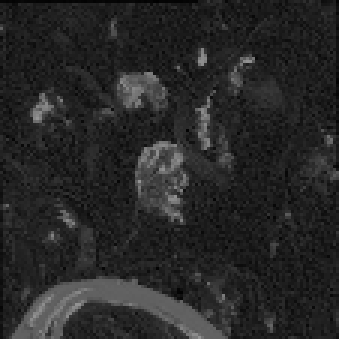
#> input picture data/DOWN.png, 113 x 113 px (shown 3 times larger)
$ python create_synthetic_burst.py --input ../data/DOWN.png
#> lines starting #> are read from the running program, lines starting #| are printed output that depends on the picture
#!/usr/bin/env python3
"""
Create a synthetic burst dataset from a high-resolution (HR) image.

This script generates a synthetic burst with random shifts, adds realistic noise profiles,
and outputs the data in the format required by the handheld super-resolution pipeline.
"""

import os
import numpy as np
import cv2
from pathlib import Path
import matplotlib.pyplot as plt
import argparse
from scipy.ndimage import gaussian_filter
from tqdm import tqdm
from scipy import ndimage

def load_hr_image(hr_image_path, grayscale=False):
    """
    Load a high-resolution image from the specified path.

    Args:
        hr_image_path: Path to the HR image file
        grayscale: Whether to convert image to grayscale or keep RGB

    Returns:
        hr_image: High-resolution image as numpy array
    """
#> called with grayscale = False
    hr_path = Path(hr_image_path)

    if not hr_path.exists():
        raise ValueError(f"Input image not found: {hr_path}")

    print(f"Loading HR image: {hr_path.name}")
    hr_img = cv2.imread(str(hr_path))
#> hr_img is the input picture: shape (113, 113, 3); min 1, max 150, mean 39.1

    if hr_img is None:
        raise ValueError(f"Could not load image: {hr_path}")

    # Convert BGR to RGB
    hr_img = cv2.cvtColor(hr_img, cv2.COLOR_BGR2RGB)

    # Convert to grayscale if requested
    if grayscale and len(hr_img.shape) == 3:
        hr_img = np.dot(hr_img, [0.2989, 0.5870, 0.1140])

    # Normalize to [0, 1]
    hr_img = hr_img.astype(np.float32) / 255.0

    print(f"Loaded HR image with shape {hr_img.shape}")
#| Loaded HR image with shape (113, 113, 3)
    return hr_img

def pick_warps(n_warps, R_max=2):
    """
    Generate random warps/shifts for creating a burst.

    Args:
        n_warps: Number of warps to generate
        R_max: Maximum radius of shift

    Returns:
        warps: Array of random shifts with shape [n_warps, 2]
    """
    warps = R_max * (np.random.random((n_warps, 2)) - 0.5)  # between -R_max and R_max
    while True:
        norms = np.abs(warps[:, 0]) + np.abs(warps[:, 1])
        invalid = warps[norms > R_max]
        n_invalid = invalid.shape[0]
        if n_invalid == 0:
            break
        else:
            invalid = R_max * (np.random.random((n_invalid, 2)) - 0.5)

    return warps

def apply_blur(hr_image, sigma_blur=0.3):
    """
    Apply Gaussian blur to the HR image to simulate camera PSF.

    Args:
        hr_image: High-resolution input image
        sigma_blur: Gaussian blur sigma

    Returns:
        blurred_image: Blurred HR image
    """
#> called with sigma_blur = 0.3
    print(f"Applying Gaussian blur with sigma={sigma_blur}...")

    if len(hr_image.shape) == 3:  # RGB
        blurred = np.empty_like(hr_image)
        for c in range(hr_image.shape[2]):
            # Apply blur to each channel separately
            blurred[..., c] = gaussian_filter(hr_image[..., c], sigma=sigma_blur)
    else:  # Grayscale
        blurred = gaussian_filter(hr_image, sigma=sigma_blur)

    return blurred

def generate_warped_images(hr_blurred, warps):
    """
    Generate shifted versions of the HR image using the provided warps.

    Args:
        hr_blurred: Blurred HR image
        warps: Array of warps/shifts

    Returns:
        HR_warped: Array of warped images [num_frames, height, width, channels]
    """
    print("Generating warped images...")
    num_frames = warps.shape[0] + 1  # +1 for reference frame

    # Initialize array for warped images
    if len(hr_blurred.shape) == 3:  # RGB
        HR_warped = np.empty((num_frames, *hr_blurred.shape), dtype=np.float32)
    else:  # Grayscale
        HR_warped = np.empty((num_frames, *hr_blurred.shape), dtype=np.float32)

    # Add reference frame (unwarped)
    HR_warped[0] = hr_blurred

    # Apply warps to create shifted versions
    for j in tqdm(range(warps.shape[0]), desc="Applying shifts"):
        if len(hr_blurred.shape) == 3:  # RGB
            # Add 0 shift for color channel dimension
            shift_params = (*warps[j], 0)
            shifted = ndimage.shift(hr_blurred, shift_params)

            # Maintain average intensity per channel
            for c in range(hr_blurred.shape[2]):
                shifted[..., c] = shifted[..., c] * (
                    np.mean(hr_blurred[..., c]) /
                    np.mean(shifted[..., c])
                )
        else:  # Grayscale
            shifted = ndimage.shift(hr_blurred, warps[j])
            # Normalize to preserve mean intensity
            shifted = shifted * np.mean(hr_blurred) / np.mean(shifted)

        HR_warped[j+1] = shifted
#> this loop made 9 passes
#> pass 1, in generate_warped_images, `shifted = ndimage.shift(hr_blurred, shift_params)`:
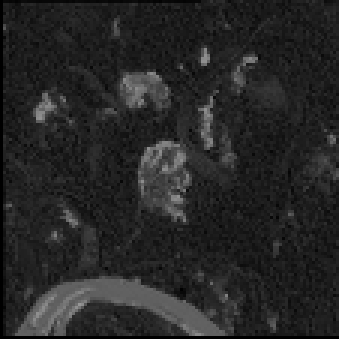
#> shifted: shape (113, 113, 3) float32 (shown 3 times larger); min 0, max 0.594, mean 0.151
#> pass 2, in generate_warped_images, `shifted = ndimage.shift(hr_blurred, shift_params)`:
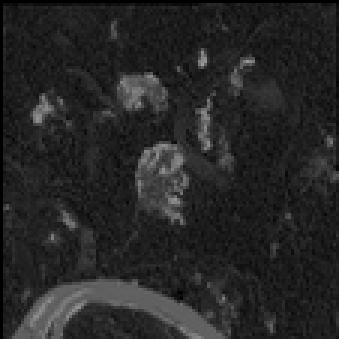
#> shifted: shape (113, 113, 3) float32 (shown 3 times larger); min 0, max 0.609, mean 0.152
#> pass 3, in generate_warped_images, `shifted = ndimage.shift(hr_blurred, shift_params)`:
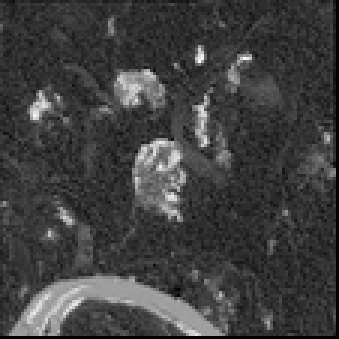
#> shifted: shape (113, 113, 3) float32 (shown 3 times larger); min -0.00406, max 0.613, mean 0.152; drawn with min black and max white
#> after the loop:
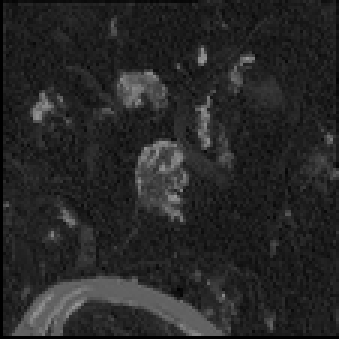
#> shifted: shape (113, 113, 3) float32 (shown 3 times larger); min 0, max 0.598, mean 0.154

    # Clip values to [0, 1] range
    return np.clip(HR_warped, 0, 1)

def downsample_images(HR_warped, factor=2):
    """
    Downsample the HR images by the specified factor.

    Args:
        HR_warped: Array of warped HR images
        factor: Downsampling factor

    Returns:
        downsampled: Array of downsampled images
    """
    print(f"Downsampling images by factor {factor}...")

    if len(HR_warped.shape) == 4:  # RGB
        downsampled = HR_warped[:, ::factor, ::factor, :]
    else:  # Grayscale
        downsampled = HR_warped[:, ::factor, ::factor]

    return downsampled

def generate_exposure_ratios(num_frames, exposure_variation=True):
    """
    Generate random exposure ratios for burst sequence.

    Args:
        num_frames: Number of frames in the burst
        exposure_variation: Whether to create varied exposures

    Returns:
        ratios: Array of exposure ratios
    """
    if not exposure_variation:
        # All frames have the same exposure
        return np.ones(num_frames, dtype=np.float32)

    print("Generating exposure ratios...")

    # Random values between 1.2 and 1.4
    alphas = np.random.random(num_frames - 1) * (1.4 - 1.2) + 1.2

    # Apply random powers for wider exposure range
    choices = np.array([-5, -4, -3, -2, -1, 0, 1, 2, 3, 4, 5])
    powers = np.random.choice(choices, size=num_frames - 1)
    ratios = alphas**powers

    # Add reference ratio (1.0) for first frame
    ratios = np.concatenate(([1.0], ratios))

    return ratios

def apply_noise(downsampled, ratios):
    """
    Apply realistic sensor noise to the downsampled images.

    Args:
        downsampled: Array of downsampled images
        ratios: Array of exposure ratios

    Returns:
        noised: Array of images with noise applied
    """
    print("Applying realistic sensor noise...")

    # Noise model parameters (from Synt_L1B_ME.py)
    a = 0.26
    b = 27
    bit_depth = 4095  # 12-bit normalization factor

    # Generate normalized noise
    normalised_noises = np.random.normal(0, 1, size=downsampled.shape)

    # Calculate noise standard deviation
    if len(downsampled.shape) == 4:  # RGB
        noise_std = np.sqrt(
            a * ratios[:, None, None, None] * downsampled * bit_depth + b
        ) / bit_depth

        # Apply noise and exposure ratios
        noised = downsampled * ratios[:, None, None, None] + noise_std * normalised_noises
    else:  # Grayscale
        noise_std = np.sqrt(
            a * ratios[:, None, None] * downsampled * bit_depth + b
        ) / bit_depth

        # Apply noise and exposure ratios
        noised = downsampled * ratios[:, None, None] + noise_std * normalised_noises

    # Clip values to [0, 1] range
    return np.clip(noised, 0, 1)

def generate_jittered_ratios(ratios, jitter_rates=[0, 0.05, 0.2]):
    """
    Generate jittered exposure ratios for different noise levels.

    Args:
        ratios: Original exposure ratios
        jitter_rates: List of jitter rates to generate

    Returns:
        jittered_ratios_dict: Dictionary mapping jitter rates to jittered ratios
    """
    print("Generating jittered exposure ratios...")

    jittered_ratios_dict = {}
    num_frames = len(ratios)

    for jitter_rate in jitter_rates:
        # First frame always has reference exposure
        jitter_noise = np.zeros(num_frames)

        # Apply jitter to remaining frames
        if jitter_rate > 0:
            jitter_noise[1:] = (np.random.random(num_frames - 1) * 2 - 1) * jitter_rate

        # Apply jitter to ratios
        noised_ratios = (1 + jitter_noise) * ratios
        jittered_ratios_dict[int(100 * jitter_rate)] = noised_ratios

    return jittered_ratios_dict

# [47 lines left out: function save_visualization, not called in this run]

def main():
    # Parse command-line arguments
    parser = argparse.ArgumentParser(description="Create a synthetic burst dataset from a high-resolution image")
    parser.add_argument("--input", type=str, required=True,
                        help="Path to input high-resolution image (PNG format)")
    parser.add_argument("--output-dir", type=str, default="data/synthetic_burst",
                        help="Directory to save generated dataset")
    parser.add_argument("--scale", type=int, default=2,
                        help="Downsampling factor for generating LR images")
    parser.add_argument("--grayscale", action="store_true",
                        help="Process image as grayscale")
    parser.add_argument("--num-frames", type=int, default=10,
                        help="Number of frames to generate in the synthetic burst")
    parser.add_argument("--max-shift", type=float, default=2.0,
                        help="Maximum shift (in pixels) for burst generation")
    parser.add_argument("--blur-sigma", type=float, default=0.3,
                        help="Blur sigma for simulating camera PSF")
    parser.add_argument("--exposure-variation", action="store_true", default=True,
                        help="Create burst with varied exposures (multi-exposure)")
    parser.add_argument("--viz", action="store_true",
                        help="Save visualization of the generated burst")
    parser.add_argument("--seed", type=int, default=42,
                        help="Random seed for reproducibility")
    args = parser.parse_args()

    # Set random seed for reproducibility
    np.random.seed(args.seed)

    # Set paths
    input_path = Path(args.input)
    output_dir = Path(args.output_dir)
    output_dir.mkdir(parents=True, exist_ok=True)

    # Load the high-resolution image
    hr_image = load_hr_image(input_path, grayscale=args.grayscale)

    # Save the original HR image
    hr_gt_path = output_dir / 'hr_ground_truth.png'
    if len(hr_image.shape) == 3:  # RGB
        cv2.imwrite(str(hr_gt_path), cv2.cvtColor((hr_image * 255).astype(np.uint8), cv2.COLOR_RGB2BGR))
    else:  # Grayscale
        cv2.imwrite(str(hr_gt_path), (hr_image * 255).astype(np.uint8))
    print(f"Saved original HR image to {hr_gt_path}")

    # Apply blur to HR image
    hr_blurred = apply_blur(hr_image, sigma_blur=args.blur_sigma)

    # Generate random warps
    warps = pick_warps(args.num_frames - 1, R_max=args.max_shift)

    # Generate warped images
    HR_warped = generate_warped_images(hr_blurred, warps)

    # Downsample images
    downsampled = downsample_images(HR_warped, factor=args.scale)

    # Generate exposure ratios
    ratios = generate_exposure_ratios(args.num_frames, exposure_variation=args.exposure_variation)

    # Apply noise
    noised = apply_noise(downsampled, ratios)

    # Generate jittered ratios
    jittered_ratios = generate_jittered_ratios(ratios)

    # Save results
    np.save(output_dir / 'bursts.npy', noised)
    np.save(output_dir / 'ratios_gt.npy', ratios)

    # Save jittered ratios
    for jitter_rate, jittered_ratio in jittered_ratios.items():
        np.save(output_dir / f'ratios_noised_{jitter_rate}.npy', jittered_ratio)

    # Create metadata file
    with open(output_dir / 'dataset_info.txt', 'w') as f:
        f.write("Synthetic Burst Dataset\n")
        f.write("=" * 50 + "\n")
        f.write(f"Original image: {input_path.name}\n")
        f.write(f"Number of frames: {args.num_frames}\n")
        f.write(f"Downsampling factor: {args.scale}x\n")
        f.write(f"Maximum shift: {args.max_shift} pixels\n")
        f.write(f"Blur sigma: {args.blur_sigma}\n")
        f.write(f"Multi-exposure: {args.exposure_variation}\n")
        f.write(f"Random seed: {args.seed}\n")
        f.write("\nNoise model parameters:\n")
        f.write("a = 0.26, b = 27 (based on 12-bit normalization)\n")
        f.write("\nGenerated files:\n")
        f.write("- bursts.npy: Burst sequence with noise\n")
        f.write("- ratios_gt.npy: Ground truth exposure ratios\n")
        for jitter_rate in jittered_ratios.keys():
            f.write(f"- ratios_noised_{jitter_rate}.npy: Jittered ratios ({jitter_rate/100:.2f} jitter)\n")

    # Save visualization
    if args.viz:
        save_visualization(noised, output_dir)

    print("\nDataset generation complete!")
    print(f"Generated {args.num_frames} frames with {args.scale}x downsampling")
    print(f"Output saved to {output_dir}")

    # Print example command for using the dataset
    print("\nExample command for super-resolution:")
    print(f"python process_asmspotter.py --data-path {output_dir} --scale {args.scale}")

if __name__ == "__main__":
    main()

$ run again, on data/RIGHT.png
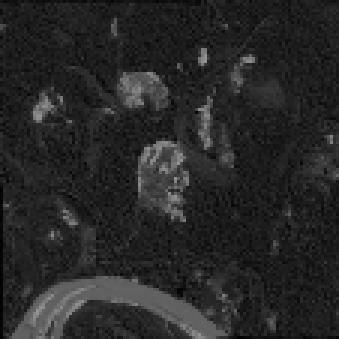
#> input picture data/RIGHT.png, 113 x 113 px (shown 3 times larger)
#> in load_hr_image, hr_img is the input picture: shape (113, 113, 3); min 2, max 150, mean 39.2
#| Loaded HR image with shape (113, 113, 3)
#> the loop in generate_warped_images, `for j in tqdm(range(warps.shape[0]), desc="Applying shifts"):` made 9 passes
#> pass 1, in generate_warped_images, `shifted = ndimage.shift(hr_blurred, shift_params)`:
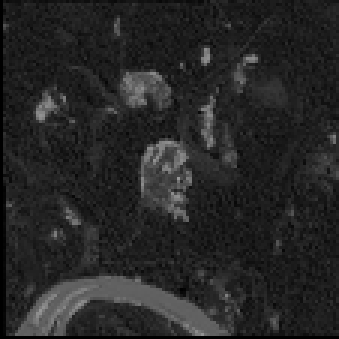
#> shifted: shape (113, 113, 3) float32 (shown 3 times larger); min 0, max 0.596, mean 0.151
#> pass 3, in generate_warped_images, `shifted = ndimage.shift(hr_blurred, shift_params)`:
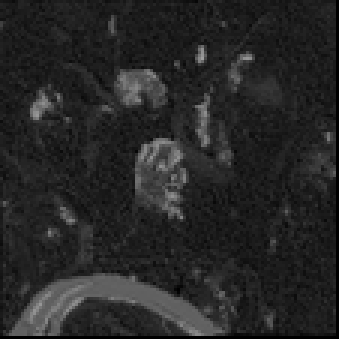
#> shifted: shape (113, 113, 3) float32 (shown 3 times larger); min 0, max 0.622, mean 0.152
